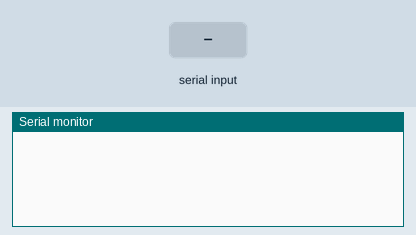
The sketch below on a simulated Arduino Uno, built with avr-gcc and run on an emulated ATmega328P. Parts: the last lines printed to the serial monitor. The inputs (shaded band) are chosen by the test bench.

Above: at 1.2 s.
1.3 s: "90,45\n" received over Serial
At 2.5 s:
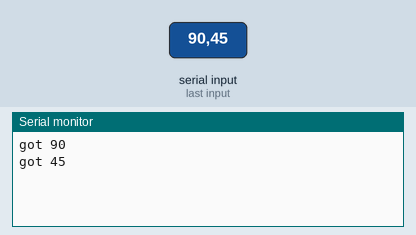
2.8 s: "30,150\n" received over Serial
At 3.6 s:
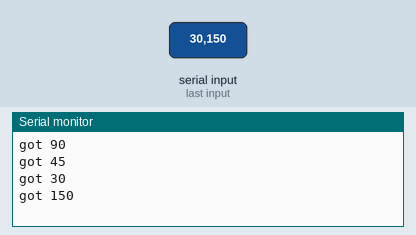
Timing chart, 0 to 5.8 s (numbered marks = the images above; inputs shaded):
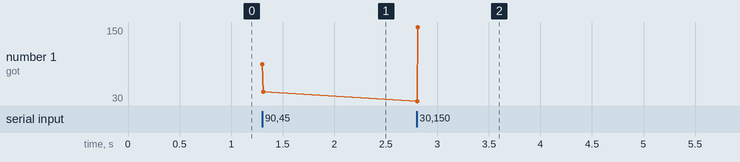

The sketch:

ex16_parseint.ino
```cpp
// ex16 -- parseInt() skips non-digits, accumulates digits, stops at the first non-digit (the '\n')
void setup() {
  Serial.begin(9600);
}

void loop() {
  if (Serial.available() > 0) {
    int c = Serial.peek();                 // look without removing
    if (c >= '0' && c <= '9') {
      long value = Serial.parseInt();      // 25, 125, 7 ... (as a number, not characters)
      Serial.print("got ");
      Serial.println(value);
    } else {
      Serial.read();                       // discard '\n' or anything that is not a digit
    }
  }
}
```

Measured:
- after the input at 1.3 s, the serial monitor: prints a new line at once (image 1)
- after the input at 2.8 s, the serial monitor: prints a new line at once (image 2)
- plotted number 1: 45 → 150 after the input at 2.8 s
